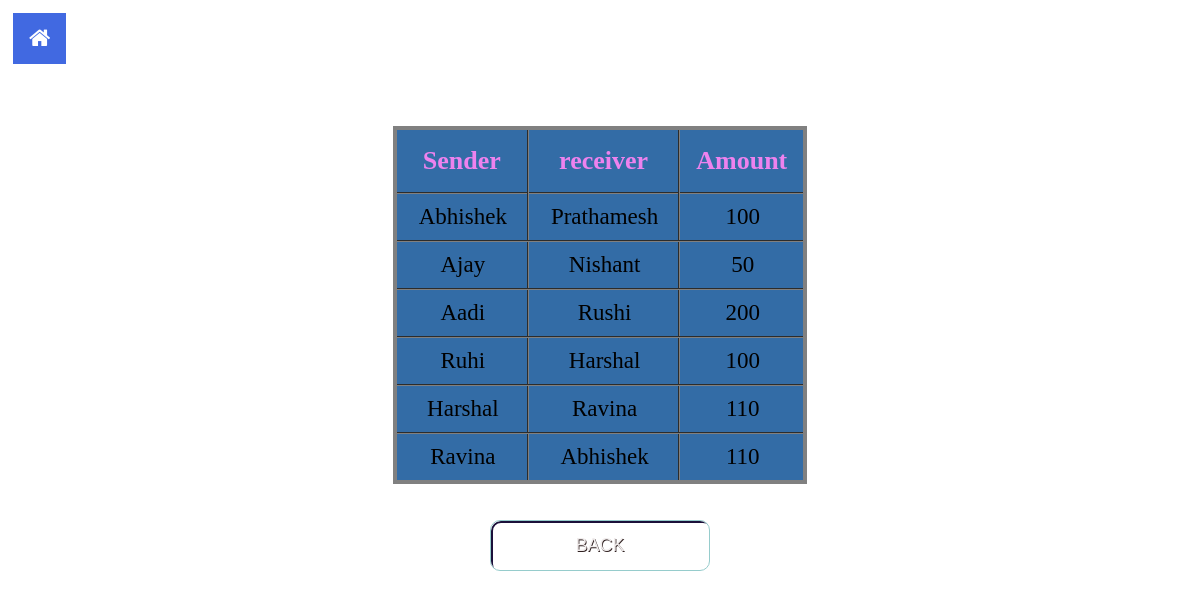
/transaction.php, run on the app's committed database.
### tables this page shows
CREATE TABLE `mini_statement` (
  `sender` varchar(50) NOT NULL,
  `receiver` varchar(50) NOT NULL,
  `amount` double DEFAULT NULL
);

### transaction.php (the view, shortened to what this page needs)
<?php
$con=mysqli_connect('localhost','root','','banking_system');
$q="select *from mini_statement";
$result=mysqli_query($con,$q);
?>
<!DOCTYPE html>
<html>
	<head>
		<link rel="stylesheet" href="https://cdnjs.cloudflare.com/ajax/libs/font-awesome/4.7.0/css/font-awesome.min.css">
		<link rel="stylesheet" href="button.css">
	</head>
	<body>
		<ul class="nav-ul">
	<a href="index.php">
		<li class="nav-li"><button class="btn"><i class="fa fa-home"></i></button></li>
	</a>
	</ul><br><br><br><br><br><br>
		<table class="flat-table-1">
			<tr>
				<th>Sender</th>
				<th>receiver</th>
				<th>Amount</th>
			</tr>
			<tr>
			<?php while($row = $result->fetch_assoc()) { ?>
			<tr>
				<td><?php echo $row["sender"]; ?></td>
				<td><?php echo $row["receiver"]; ?></td>
				<td><?php echo $row["amount"]; ?></td>
			</tr>
			<?php } ?>
		</table>
		<br>
		<br>
		<form action="index.php" method="post">
			<div class="buttons">
				<button class="glow-on-hover" type="submit" name="name">BACK</button>
			</div>
		</form>
	</body>
</html>

### button.css (style rules this page uses)
.glow-on-hover { width: 220px; height: 51px; outline: none; color: rgb(240, 236, 236); font-size:18px; background:transparent; text-shadow: 0.7px 0.7px rgb(48, 33, 33); overflow: hidden; cursor: pointer; position: relative; z-index: 0; border-radius: 10px; border: 1px solid #96cccc; }
.glow-on-hover:before { content: ''; background: linear-gradient(45deg, #ff0000, #ff7300, #fffb00, #48ff00, #00ffd5, #002bff, #7a00ff, #ff00c8, #ff0000); position: absolute; top: -2px; left:-2px; background-size: 400%; z-index: -1; filter: blur(5px); width: calc(100% + 4px); height: calc(100% + 4px); animation: glowing 20s linear infinite; opacity: 0; transition: opacity .3s ease-in-out; border-radius: 10px; }
.glow-on-hover:after { z-index: -1; content: ''; position: absolute; width: 100%; height: 100%; left: 0; top: 0; border-radius: 10px; border: 2px solid #1b103a; background:transparent; }

### transaction.php (style rules this page uses)
.nav-ul { list-style-type: none; margin: 0; padding: 5px; verflow: hidden; }
.nav-li { float:left; }
body { background-image:url("images/12.jpg"); background-repeat: no-repeat; background-size:cover; }
table { text-align:center; margin-left: auto; margin-right: auto; border:4px solid gray; border-collapse:collapse; background: #336ca6; }
th { color:violet; font-size:26px; padding:16px; }
td { font-size:23px; color: ; padding: 10px 20px 10px 22px; }
tr { transition: background 0.3s, box-shadow 0.3s; }
th,td { border-collapse:collapse; border:2px groove gray; }
.btn { background-color:RoyalBlue; border: none; color: white; padding: 12px 16px; font-size: 23px; cursor: pointer; }
.buttons { right:42%; text-align:center; }

### data on the page
mini_statement: sender "Abhishek", receiver "Prathamesh", amount "100"
mini_statement: sender "Ajay", receiver "Nishant", amount "50"
mini_statement: sender "Aadi", receiver "Rushi", amount "200"
mini_statement: sender "Ruhi", receiver "Harshal", amount "100"
mini_statement: sender "Harshal", receiver "Ravina", amount "110"
mini_statement: sender "Ravina", receiver "Abhishek", amount "110"
